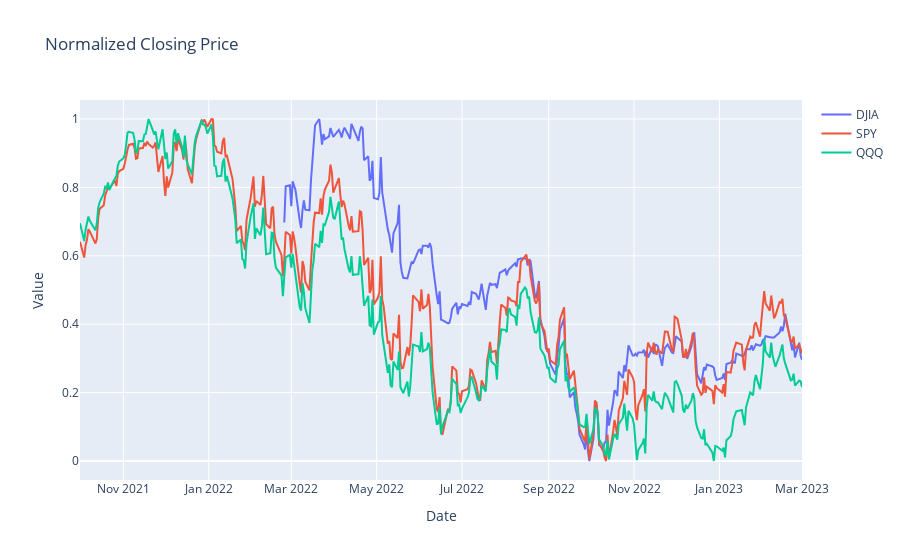

The cell this chart's notebook holds for it:
### Code cell
plot.plot_column_across_tickers(df, col_name = 'normalized_close', title='Normalized Closing Price')

### Figure 1 — Plotly figure (JSON) as saved in the notebook; plotly's stock layout.template omitted (floating-point values rounded to 4 significant figures; data arrays with more than 128 entries replaced by an {"elided": "..."} marker saying what was removed)
{"data": [{"mode": "lines", "name": "DJIA", "type": "scatter", "x": {"elided": "255 str values"}, "y": {"elided": "255 float values"}}, {"mode": "lines", "name": "SPY", "type": "scatter", "x": {"elided": "355 str values"}, "y": {"elided": "355 float values"}}, {"mode": "lines", "name": "QQQ", "type": "scatter", "x": {"elided": "355 str values"}, "y": {"elided": "355 float values"}}], "layout": {"autosize": true, "title": {"text": "Normalized Closing Price"}, "xaxis": {"autorange": true, "range": ["2021-10-01", "2023-03-01"], "title": {"text": "Date"}, "type": "date"}, "yaxis": {"autorange": true, "range": [-0.05556, 1.056], "title": {"text": "Value"}, "type": "linear"}}}
